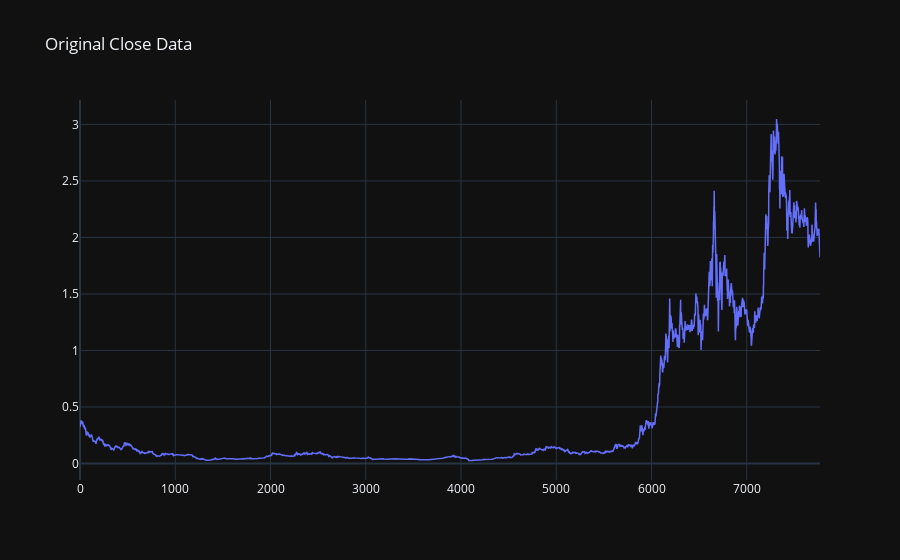

Write notebook code for a chart like this one.
### Code cell
# plot of close price movement over the time period
fig = go.Figure()
fig.add_trace(go.Scatter(x=np.array(range(0, rows)), y=close,
                         mode='lines',
                         name='lines', line=dict(width=1.5)))
fig.update_layout(template="plotly_dark", title="Original Close Data")
fig.show()

### Figure 1 — Plotly figure (JSON) as saved in the notebook; plotly's stock layout.template omitted (floating-point values rounded to 4 significant figures; data arrays with more than 128 entries replaced by an {"elided": "..."} marker saying what was removed)
{"data": [{"line": {"width": 1.5}, "mode": "lines", "name": "lines", "type": "scatter", "x": {"elided": "7770 int values"}, "y": {"elided": "7770 float values"}}], "layout": {"title": {"text": "Original Close Data"}}}
